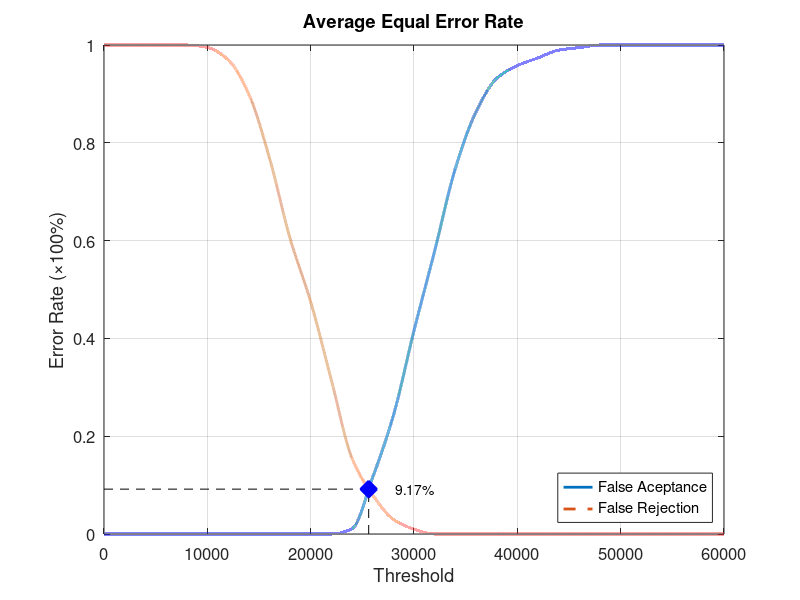
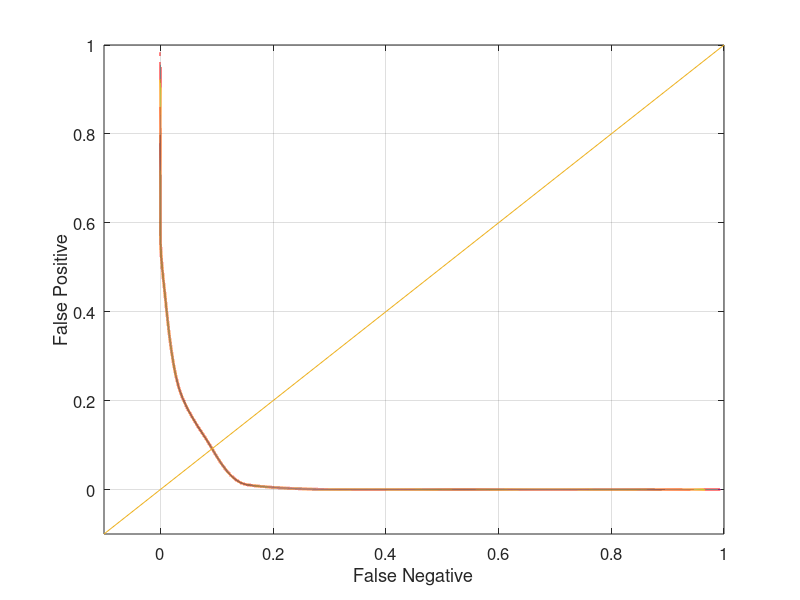

Here is the MATLAB script that generated these plots, in order:
function yEER = Database1_2
close all;
clear;
clc;
x = 0:2000:60000;
xq = 0:0.5:60000;

y0 = [0 0 0 0 0 0 0 0 0 0 0 0 0.0105263 0.115789 0.242105 0.415789 0.578947 0.747368 0.863158 0.931579 0.957895 0.973684 0.989474 0.994737 1 1 1 1 1 1 1];
yy0 = interp1(x, y0, xq, 'pchip');
y1 = [1 1 1 1 1 0.995 0.97 0.9 0.77 0.605 0.475 0.315 0.155 0.08 0.03 0.01 0 0 0 0 0 0 0 0 0 0 0 0 0 0 0];
yy1 = interp1(x, y1, xq, 'pchip');

% Calculating EER: 
y2 = abs(y0 - y1);
find(y2 == min(y2))
yy2 = abs(yy0 - yy1);
xEER = find(yy2 == min(yy2));
xEERIndex = xq(xEER) % X-axis EER
yEER = yy0(xEER) % Y-axis EER

main = figure
plot(xq, yy0,'-','LineWidth', 2);	hold on
plot(xq, yy1,'--','LineWidth', 2);	hold on
plot([xEERIndex xEERIndex], [0 yEER], 'k--');	hold on
plot([0 xEERIndex], [yEER yEER], 'k--');	hold on
plot(xEERIndex, yEER, 'bx', 'LineWidth', 10);	hold on
text(xEERIndex + 10 * xEERIndex / 100, yEER, [num2str(round((10000 * yEER)) / 100) '%'])
legend('False Aceptance', 'False Rejection', 'Location', 'SouthEast')
xlabel('Threshold')
ylabel('Error Rate (\times100%)')
title('Average Equal Error Rate')
set(gca, 'FontSize', 12)
axis([0 60000 0 1])
grid on

print(main, 'Database1_2Main', '-dpng');
FNRxFPR = figure('Color', [1 1 1]);
plot(yy1, yy0, '-', yy1, yy0, 'LineWidth', 2);
hold on
y = -0.1:0.1:1
plot(y, y); 
set(gca, 'FontSize', 12)
xlabel('False Negative')
ylabel('False Positive')
axis([-0.1 1 -0.1 1])
set(gca, 'FontSize', 12)
grid on

print(FNRxFPR, 'Database1_2FNRxFPR','-dpng');
end
